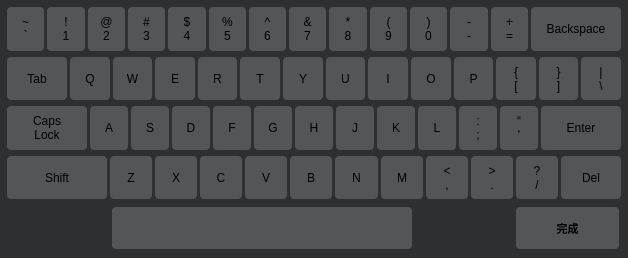
<?xml version="1.0" encoding="UTF-8"?>
<ui version="4.0">
 <class>myKeyBoard</class>
 <widget class="QDialog" name="myKeyBoard">
  <property name="geometry">
   <rect>
    <x>0</x>
    <y>0</y>
    <width>628</width>
    <height>258</height>
   </rect>
  </property>
  <property name="windowTitle">
   <string>keyboard</string>
  </property>
  <property name="styleSheet">
   <string notr="true">#myKeyBoard{
background-color: #2e2f30;
}
QPushButton{
font:bold 8pt &quot;微软雅黑&quot;;
border:2px;
border-radius:4px;
background-color: #535557;
}
QPushButton:pressed, QPushButton:checked {
background-color: rgb(171, 177, 179);
border-style: outset;
}</string>
  </property>
  <layout class="QVBoxLayout" name="verticalLayout">
   <property name="spacing">
    <number>7</number>
   </property>
   <property name="leftMargin">
    <number>7</number>
   </property>
   <property name="topMargin">
    <number>7</number>
   </property>
   <property name="rightMargin">
    <number>7</number>
   </property>
   <property name="bottomMargin">
    <number>7</number>
   </property>
   <item>
    <widget class="QFrame" name="frame_key">
     <property name="sizePolicy">
      <sizepolicy hsizetype="Preferred" vsizetype="Preferred">
       <horstretch>0</horstretch>
       <verstretch>0</verstretch>
      </sizepolicy>
     </property>
     <property name="styleSheet">
      <string notr="true"/>
     </property>
     <property name="frameShape">
      <enum>QFrame::NoFrame</enum>
     </property>
     <property name="frameShadow">
      <enum>QFrame::Raised</enum>
     </property>
     <layout class="QVBoxLayout" name="verticalLayout_2">
      <property name="leftMargin">
       <number>0</number>
      </property>
      <property name="topMargin">
       <number>0</number>
      </property>
      <property name="rightMargin">
       <number>0</number>
      </property>
      <property name="bottomMargin">
       <number>0</number>
      </property>
      <item>
       <widget class="QFrame" name="frame_Title">
        <property name="styleSheet">
         <string notr="true"/>
        </property>
        <property name="frameShape">
         <enum>QFrame::NoFrame</enum>
        </property>
        <property name="frameShadow">
         <enum>QFrame::Raised</enum>
        </property>
        <layout class="QHBoxLayout" name="horizontalLayout_7">
         <property name="spacing">
          <number>3</number>
         </property>
         <property name="leftMargin">
          <number>0</number>
         </property>
         <property name="topMargin">
          <number>0</number>
         </property>
         <property name="rightMargin">
          <number>0</number>
         </property>
         <property name="bottomMargin">
          <number>0</number>
         </property>
         <item>
          <widget class="QPushButton" name="btn_wave">
           <property name="sizePolicy">
            <sizepolicy hsizetype="Minimum" vsizetype="Minimum">
             <horstretch>0</horstretch>
             <verstretch>0</verstretch>
            </sizepolicy>
           </property>
           <property name="minimumSize">
            <size>
             <width>37</width>
             <height>37</height>
            </size>
           </property>
           <property name="text">
            <string>~
`</string>
           </property>
          </widget>
         </item>
         <item>
          <widget class="QPushButton" name="btn_1">
           <property name="sizePolicy">
            <sizepolicy hsizetype="Minimum" vsizetype="Minimum">
             <horstretch>0</horstretch>
             <verstretch>0</verstretch>
            </sizepolicy>
           </property>
           <property name="minimumSize">
            <size>
             <width>37</width>
             <height>37</height>
            </size>
           </property>
           <property name="text">
            <string>!
1</string>
           </property>
          </widget>
         </item>
         <item>
          <widget class="QPushButton" name="btn_2">
           <property name="sizePolicy">
            <sizepolicy hsizetype="Minimum" vsizetype="Minimum">
             <horstretch>0</horstretch>
             <verstretch>0</verstretch>
            </sizepolicy>
           </property>
           <property name="minimumSize">
            <size>
             <width>37</width>
             <height>37</height>
            </size>
           </property>
           <property name="text">
            <string>@
2</string>
           </property>
          </widget>
         </item>
         <item>
          <widget class="QPushButton" name="btn_3">
           <property name="sizePolicy">
            <sizepolicy hsizetype="Minimum" vsizetype="Minimum">
             <horstretch>0</horstretch>
             <verstretch>0</verstretch>
            </sizepolicy>
           </property>
           <property name="minimumSize">
            <size>
             <width>37</width>
             <height>37</height>
            </size>
           </property>
           <property name="text">
            <string>#
3</string>
           </property>
          </widget>
         </item>
         <item>
          <widget class="QPushButton" name="btn_4">
           <property name="sizePolicy">
            <sizepolicy hsizetype="Minimum" vsizetype="Minimum">
             <horstretch>0</horstretch>
             <verstretch>0</verstretch>
            </sizepolicy>
           </property>
           <property name="minimumSize">
            <size>
             <width>37</width>
             <height>37</height>
            </size>
           </property>
           <property name="text">
            <string>$
4</string>
           </property>
          </widget>
         </item>
         <item>
          <widget class="QPushButton" name="btn_5">
           <property name="sizePolicy">
            <sizepolicy hsizetype="Minimum" vsizetype="Minimum">
             <horstretch>0</horstretch>
             <verstretch>0</verstretch>
            </sizepolicy>
           </property>
           <property name="minimumSize">
            <size>
             <width>37</width>
             <height>37</height>
            </size>
           </property>
           <property name="text">
            <string>%
5</string>
           </property>
          </widget>
         </item>
         <item>
          <widget class="QPushButton" name="btn_6">
           <property name="sizePolicy">
            <sizepolicy hsizetype="Minimum" vsizetype="Minimum">
             <horstretch>0</horstretch>
             <verstretch>0</verstretch>
            </sizepolicy>
           </property>
           <property name="minimumSize">
            <size>
             <width>37</width>
             <height>37</height>
            </size>
           </property>
           <property name="text">
            <string>^
6</string>
           </property>
          </widget>
         </item>
         <item>
          <widget class="QPushButton" name="btn_7">
           <property name="sizePolicy">
            <sizepolicy hsizetype="Minimum" vsizetype="Minimum">
             <horstretch>0</horstretch>
             <verstretch>0</verstretch>
            </sizepolicy>
           </property>
           <property name="minimumSize">
            <size>
             <width>37</width>
             <height>37</height>
            </size>
           </property>
           <property name="text">
            <string>&amp;&amp;
7</string>
           </property>
          </widget>
         </item>
         <item>
          <widget class="QPushButton" name="btn_8">
           <property name="sizePolicy">
            <sizepolicy hsizetype="Minimum" vsizetype="Minimum">
             <horstretch>0</horstretch>
             <verstretch>0</verstretch>
            </sizepolicy>
           </property>
           <property name="minimumSize">
            <size>
             <width>37</width>
             <height>37</height>
            </size>
           </property>
           <property name="text">
            <string>*
8</string>
           </property>
          </widget>
         </item>
         <item>
          <widget class="QPushButton" name="btn_9">
           <property name="sizePolicy">
            <sizepolicy hsizetype="Minimum" vsizetype="Minimum">
             <horstretch>0</horstretch>
             <verstretch>0</verstretch>
            </sizepolicy>
           </property>
           <property name="minimumSize">
            <size>
             <width>37</width>
             <height>37</height>
            </size>
           </property>
           <property name="text">
            <string>(
9</string>
           </property>
          </widget>
         </item>
         <item>
          <widget class="QPushButton" name="btn_0">
           <property name="sizePolicy">
            <sizepolicy hsizetype="Minimum" vsizetype="Minimum">
             <horstretch>0</horstretch>
             <verstretch>0</verstretch>
            </sizepolicy>
           </property>
           <property name="minimumSize">
            <size>
             <width>37</width>
             <height>37</height>
            </size>
           </property>
           <property name="text">
            <string>)
0</string>
           </property>
          </widget>
         </item>
         <item>
          <widget class="QPushButton" name="btn_sub">
           <property name="sizePolicy">
            <sizepolicy hsizetype="Minimum" vsizetype="Minimum">
             <horstretch>0</horstretch>
             <verstretch>0</verstretch>
            </sizepolicy>
           </property>
           <property name="minimumSize">
            <size>
             <width>37</width>
             <height>37</height>
            </size>
           </property>
           <property name="text">
            <string>-
-</string>
           </property>
          </widget>
         </item>
         <item>
          <widget class="QPushButton" name="btn_add">
           <property name="sizePolicy">
            <sizepolicy hsizetype="Minimum" vsizetype="Minimum">
             <horstretch>0</horstretch>
             <verstretch>0</verstretch>
            </sizepolicy>
           </property>
           <property name="minimumSize">
            <size>
             <width>37</width>
             <height>37</height>
            </size>
           </property>
           <property name="text">
            <string>+
=</string>
           </property>
          </widget>
         </item>
         <item>
          <widget class="QPushButton" name="btn_backspace">
           <property name="sizePolicy">
            <sizepolicy hsizetype="Minimum" vsizetype="Minimum">
             <horstretch>0</horstretch>
             <verstretch>0</verstretch>
            </sizepolicy>
           </property>
           <property name="minimumSize">
            <size>
             <width>90</width>
             <height>42</height>
            </size>
           </property>
           <property name="text">
            <string>Backspace</string>
           </property>
          </widget>
         </item>
        </layout>
       </widget>
      </item>
      <item>
       <widget class="QFrame" name="frame_8">
        <property name="styleSheet">
         <string notr="true"/>
        </property>
        <property name="frameShape">
         <enum>QFrame::NoFrame</enum>
        </property>
        <property name="frameShadow">
         <enum>QFrame::Raised</enum>
        </property>
        <layout class="QHBoxLayout" name="horizontalLayout_2">
         <property name="spacing">
          <number>3</number>
         </property>
         <property name="leftMargin">
          <number>0</number>
         </property>
         <property name="topMargin">
          <number>0</number>
         </property>
         <property name="rightMargin">
          <number>0</number>
         </property>
         <property name="bottomMargin">
          <number>0</number>
         </property>
         <item>
          <widget class="QPushButton" name="btn_tab">
           <property name="sizePolicy">
            <sizepolicy hsizetype="Preferred" vsizetype="Preferred">
             <horstretch>0</horstretch>
             <verstretch>0</verstretch>
            </sizepolicy>
           </property>
           <property name="minimumSize">
            <size>
             <width>60</width>
             <height>40</height>
            </size>
           </property>
           <property name="text">
            <string>Tab</string>
           </property>
          </widget>
         </item>
         <item>
          <widget class="QPushButton" name="q_btn">
           <property name="sizePolicy">
            <sizepolicy hsizetype="Minimum" vsizetype="Minimum">
             <horstretch>0</horstretch>
             <verstretch>0</verstretch>
            </sizepolicy>
           </property>
           <property name="minimumSize">
            <size>
             <width>37</width>
             <height>37</height>
            </size>
           </property>
           <property name="text">
            <string>Q</string>
           </property>
           <property name="flat">
            <bool>false</bool>
           </property>
          </widget>
         </item>
         <item>
          <widget class="QPushButton" name="w_btn">
           <property name="sizePolicy">
            <sizepolicy hsizetype="Minimum" vsizetype="Minimum">
             <horstretch>0</horstretch>
             <verstretch>0</verstretch>
            </sizepolicy>
           </property>
           <property name="minimumSize">
            <size>
             <width>37</width>
             <height>37</height>
            </size>
           </property>
           <property name="text">
            <string>W</string>
           </property>
          </widget>
         </item>
         <item>
          <widget class="QPushButton" name="e_btn">
           <property name="sizePolicy">
            <sizepolicy hsizetype="Minimum" vsizetype="Minimum">
             <horstretch>0</horstretch>
             <verstretch>0</verstretch>
            </sizepolicy>
           </property>
           <property name="minimumSize">
            <size>
             <width>37</width>
             <height>37</height>
            </size>
           </property>
           <property name="text">
            <string>E</string>
           </property>
          </widget>
         </item>
         <item>
          <widget class="QPushButton" name="r_btn">
           <property name="sizePolicy">
            <sizepolicy hsizetype="Minimum" vsizetype="Minimum">
             <horstretch>0</horstretch>
             <verstretch>0</verstretch>
            </sizepolicy>
           </property>
           <property name="minimumSize">
            <size>
             <width>37</width>
             <height>37</height>
            </size>
           </property>
           <property name="text">
            <string>R</string>
           </property>
          </widget>
         </item>
         <item>
          <widget class="QPushButton" name="t_btn">
           <property name="sizePolicy">
            <sizepolicy hsizetype="Minimum" vsizetype="Minimum">
             <horstretch>0</horstretch>
             <verstretch>0</verstretch>
            </sizepolicy>
           </property>
           <property name="minimumSize">
            <size>
             <width>37</width>
             <height>37</height>
            </size>
           </property>
           <property name="text">
            <string>T</string>
           </property>
          </widget>
         </item>
         <item>
          <widget class="QPushButton" name="y_btn">
           <property name="sizePolicy">
            <sizepolicy hsizetype="Minimum" vsizetype="Minimum">
             <horstretch>0</horstretch>
             <verstretch>0</verstretch>
            </sizepolicy>
           </property>
           <property name="minimumSize">
            <size>
             <width>37</width>
             <height>37</height>
            </size>
           </property>
           <property name="text">
            <string>Y</string>
           </property>
          </widget>
         </item>
         <item>
          <widget class="QPushButton" name="u_btn">
           <property name="sizePolicy">
            <sizepolicy hsizetype="Minimum" vsizetype="Minimum">
             <horstretch>0</horstretch>
             <verstretch>0</verstretch>
            </sizepolicy>
           </property>
           <property name="minimumSize">
            <size>
             <width>37</width>
             <height>37</height>
            </size>
           </property>
           <property name="text">
            <string>U</string>
           </property>
          </widget>
         </item>
         <item>
          <widget class="QPushButton" name="i_btn">
           <property name="sizePolicy">
            <sizepolicy hsizetype="Minimum" vsizetype="Minimum">
             <horstretch>0</horstretch>
             <verstretch>0</verstretch>
            </sizepolicy>
           </property>
           <property name="minimumSize">
            <size>
             <width>37</width>
             <height>37</height>
            </size>
           </property>
           <property name="text">
            <string>I</string>
           </property>
          </widget>
         </item>
         <item>
          <widget class="QPushButton" name="o_btn">
           <property name="sizePolicy">
            <sizepolicy hsizetype="Minimum" vsizetype="Minimum">
             <horstretch>0</horstretch>
             <verstretch>0</verstretch>
            </sizepolicy>
           </property>
           <property name="minimumSize">
            <size>
             <width>37</width>
             <height>37</height>
            </size>
           </property>
           <property name="text">
            <string>O</string>
           </property>
          </widget>
         </item>
         <item>
          <widget class="QPushButton" name="p_btn">
           <property name="sizePolicy">
            <sizepolicy hsizetype="Minimum" vsizetype="Minimum">
             <horstretch>0</horstretch>
             <verstretch>0</verstretch>
            </sizepolicy>
           </property>
           <property name="minimumSize">
            <size>
             <width>37</width>
             <height>37</height>
            </size>
           </property>
           <property name="text">
            <string>P</string>
           </property>
          </widget>
         </item>
         <item>
          <widget class="QPushButton" name="btn_bracket_left">
           <property name="sizePolicy">
            <sizepolicy hsizetype="Minimum" vsizetype="Minimum">
             <horstretch>0</horstretch>
             <verstretch>0</verstretch>
            </sizepolicy>
           </property>
           <property name="minimumSize">
            <size>
             <width>37</width>
             <height>37</height>
            </size>
           </property>
           <property name="text">
            <string>{
[</string>
           </property>
          </widget>
         </item>
         <item>
          <widget class="QPushButton" name="btn_bracket_right">
           <property name="sizePolicy">
            <sizepolicy hsizetype="Minimum" vsizetype="Minimum">
             <horstretch>0</horstretch>
             <verstretch>0</verstretch>
            </sizepolicy>
           </property>
           <property name="minimumSize">
            <size>
             <width>37</width>
             <height>37</height>
            </size>
           </property>
           <property name="text">
            <string>}
]</string>
           </property>
          </widget>
         </item>
         <item>
          <widget class="QPushButton" name="btn_split_right">
           <property name="sizePolicy">
            <sizepolicy hsizetype="Minimum" vsizetype="Minimum">
             <horstretch>0</horstretch>
             <verstretch>0</verstretch>
            </sizepolicy>
           </property>
           <property name="minimumSize">
            <size>
             <width>37</width>
             <height>37</height>
            </size>
           </property>
           <property name="text">
            <string>|
\</string>
           </property>
          </widget>
         </item>
        </layout>
       </widget>
      </item>
      <item>
       <widget class="QFrame" name="frame_9">
        <property name="styleSheet">
         <string notr="true"/>
        </property>
        <property name="frameShape">
         <enum>QFrame::NoFrame</enum>
        </property>
        <property name="frameShadow">
         <enum>QFrame::Raised</enum>
        </property>
        <layout class="QHBoxLayout" name="horizontalLayout_4">
         <property name="spacing">
          <number>3</number>
         </property>
         <property name="leftMargin">
          <number>0</number>
         </property>
         <property name="topMargin">
          <number>0</number>
         </property>
         <property name="rightMargin">
          <number>0</number>
         </property>
         <property name="bottomMargin">
          <number>0</number>
         </property>
         <item>
          <widget class="QPushButton" name="btn_capslk">
           <property name="sizePolicy">
            <sizepolicy hsizetype="Minimum" vsizetype="Minimum">
             <horstretch>0</horstretch>
             <verstretch>0</verstretch>
            </sizepolicy>
           </property>
           <property name="minimumSize">
            <size>
             <width>80</width>
             <height>42</height>
            </size>
           </property>
           <property name="text">
            <string>Caps
Lock</string>
           </property>
          </widget>
         </item>
         <item>
          <widget class="QPushButton" name="a_btn">
           <property name="sizePolicy">
            <sizepolicy hsizetype="Minimum" vsizetype="Minimum">
             <horstretch>0</horstretch>
             <verstretch>0</verstretch>
            </sizepolicy>
           </property>
           <property name="minimumSize">
            <size>
             <width>37</width>
             <height>37</height>
            </size>
           </property>
           <property name="text">
            <string>A</string>
           </property>
          </widget>
         </item>
         <item>
          <widget class="QPushButton" name="s_btn">
           <property name="sizePolicy">
            <sizepolicy hsizetype="Minimum" vsizetype="Minimum">
             <horstretch>0</horstretch>
             <verstretch>0</verstretch>
            </sizepolicy>
           </property>
           <property name="minimumSize">
            <size>
             <width>37</width>
             <height>37</height>
            </size>
           </property>
           <property name="text">
            <string>S</string>
           </property>
          </widget>
         </item>
         <item>
          <widget class="QPushButton" name="d_btn">
           <property name="sizePolicy">
            <sizepolicy hsizetype="Minimum" vsizetype="Minimum">
             <horstretch>0</horstretch>
             <verstretch>0</verstretch>
            </sizepolicy>
           </property>
           <property name="minimumSize">
            <size>
             <width>37</width>
             <height>37</height>
            </size>
           </property>
           <property name="text">
            <string>D</string>
           </property>
          </widget>
         </item>
         <item>
          <widget class="QPushButton" name="f_btn">
           <property name="sizePolicy">
            <sizepolicy hsizetype="Minimum" vsizetype="Minimum">
             <horstretch>0</horstretch>
             <verstretch>0</verstretch>
            </sizepolicy>
           </property>
           <property name="minimumSize">
            <size>
             <width>37</width>
             <height>37</height>
            </size>
           </property>
           <property name="text">
            <string>F</string>
           </property>
          </widget>
         </item>
         <item>
          <widget class="QPushButton" name="g_btn">
           <property name="sizePolicy">
            <sizepolicy hsizetype="Minimum" vsizetype="Minimum">
             <horstretch>0</horstretch>
             <verstretch>0</verstretch>
            </sizepolicy>
           </property>
           <property name="minimumSize">
            <size>
             <width>37</width>
             <height>37</height>
            </size>
           </property>
           <property name="text">
            <string>G</string>
           </property>
          </widget>
         </item>
         <item>
          <widget class="QPushButton" name="h_btn">
           <property name="sizePolicy">
            <sizepolicy hsizetype="Minimum" vsizetype="Minimum">
             <horstretch>0</horstretch>
             <verstretch>0</verstretch>
            </sizepolicy>
           </property>
           <property name="minimumSize">
            <size>
             <width>37</width>
             <height>37</height>
            </size>
           </property>
           <property name="text">
            <string>H</string>
           </property>
          </widget>
         </item>
         <item>
          <widget class="QPushButton" name="j_btn">
           <property name="sizePolicy">
            <sizepolicy hsizetype="Minimum" vsizetype="Minimum">
             <horstretch>0</horstretch>
             <verstretch>0</verstretch>
            </sizepolicy>
           </property>
           <property name="minimumSize">
            <size>
             <width>37</width>
             <height>37</height>
            </size>
           </property>
           <property name="text">
            <string>J</string>
           </property>
          </widget>
         </item>
         <item>
          <widget class="QPushButton" name="k_btn">
           <property name="sizePolicy">
            <sizepolicy hsizetype="Minimum" vsizetype="Minimum">
             <horstretch>0</horstretch>
             <verstretch>0</verstretch>
            </sizepolicy>
           </property>
           <property name="minimumSize">
            <size>
             <width>37</width>
             <height>37</height>
            </size>
           </property>
           <property name="text">
            <string>K</string>
           </property>
          </widget>
         </item>
         <item>
          <widget class="QPushButton" name="l_btn">
           <property name="sizePolicy">
            <sizepolicy hsizetype="Minimum" vsizetype="Minimum">
             <horstretch>0</horstretch>
             <verstretch>0</verstretch>
            </sizepolicy>
           </property>
           <property name="minimumSize">
            <size>
             <width>37</width>
             <height>37</height>
            </size>
           </property>
           <property name="text">
            <string>L</string>
           </property>
          </widget>
         </item>
         <item>
          <widget class="QPushButton" name="btn_semicolon">
           <property name="sizePolicy">
            <sizepolicy hsizetype="Minimum" vsizetype="Minimum">
             <horstretch>0</horstretch>
             <verstretch>0</verstretch>
            </sizepolicy>
           </property>
           <property name="minimumSize">
            <size>
             <width>37</width>
             <height>37</height>
            </size>
           </property>
           <property name="text">
            <string>:
;</string>
           </property>
          </widget>
         </item>
         <item>
          <widget class="QPushButton" name="btn_quotation">
           <property name="sizePolicy">
            <sizepolicy hsizetype="Minimum" vsizetype="Minimum">
             <horstretch>0</horstretch>
             <verstretch>0</verstretch>
            </sizepolicy>
           </property>
           <property name="minimumSize">
            <size>
             <width>37</width>
             <height>37</height>
            </size>
           </property>
           <property name="text">
            <string>“
'</string>
           </property>
          </widget>
         </item>
         <item>
          <widget class="QPushButton" name="btn_enter">
           <property name="sizePolicy">
            <sizepolicy hsizetype="Minimum" vsizetype="Minimum">
             <horstretch>0</horstretch>
             <verstretch>0</verstretch>
            </sizepolicy>
           </property>
           <property name="minimumSize">
            <size>
             <width>80</width>
             <height>42</height>
            </size>
           </property>
           <property name="text">
            <string>Enter</string>
           </property>
          </widget>
         </item>
        </layout>
       </widget>
      </item>
      <item>
       <widget class="QFrame" name="frame_10">
        <property name="styleSheet">
         <string notr="true"/>
        </property>
        <property name="frameShape">
         <enum>QFrame::NoFrame</enum>
        </property>
        <property name="frameShadow">
         <enum>QFrame::Raised</enum>
        </property>
        <layout class="QHBoxLayout" name="horizontalLayout_5">
         <property name="spacing">
          <number>3</number>
         </property>
         <property name="leftMargin">
          <number>0</number>
         </property>
         <property name="topMargin">
          <number>0</number>
         </property>
         <property name="rightMargin">
          <number>0</number>
         </property>
         <property name="bottomMargin">
          <number>0</number>
         </property>
         <item>
          <widget class="QPushButton" name="btn_shift">
           <property name="sizePolicy">
            <sizepolicy hsizetype="Minimum" vsizetype="Minimum">
             <horstretch>0</horstretch>
             <verstretch>0</verstretch>
            </sizepolicy>
           </property>
           <property name="minimumSize">
            <size>
             <width>100</width>
             <height>42</height>
            </size>
           </property>
           <property name="text">
            <string>Shift</string>
           </property>
          </widget>
         </item>
         <item>
          <widget class="QPushButton" name="z_btn">
           <property name="sizePolicy">
            <sizepolicy hsizetype="Minimum" vsizetype="Minimum">
             <horstretch>0</horstretch>
             <verstretch>0</verstretch>
            </sizepolicy>
           </property>
           <property name="minimumSize">
            <size>
             <width>37</width>
             <height>37</height>
            </size>
           </property>
           <property name="text">
            <string>Z</string>
           </property>
          </widget>
         </item>
         <item>
          <widget class="QPushButton" name="x_btn">
           <property name="sizePolicy">
            <sizepolicy hsizetype="Minimum" vsizetype="Minimum">
             <horstretch>0</horstretch>
             <verstretch>0</verstretch>
            </sizepolicy>
           </property>
           <property name="minimumSize">
            <size>
             <width>37</width>
             <height>37</height>
            </size>
           </property>
           <property name="text">
            <string>X</string>
           </property>
          </widget>
         </item>
         <item>
          <widget class="QPushButton" name="c_btn">
           <property name="sizePolicy">
            <sizepolicy hsizetype="Minimum" vsizetype="Minimum">
             <horstretch>0</horstretch>
             <verstretch>0</verstretch>
            </sizepolicy>
           </property>
           <property name="minimumSize">
            <size>
             <width>37</width>
             <height>37</height>
            </size>
           </property>
           <property name="styleSheet">
            <string notr="true"/>
           </property>
           <property name="text">
            <string>C</string>
           </property>
          </widget>
         </item>
         <item>
          <widget class="QPushButton" name="v_btn">
           <property name="sizePolicy">
            <sizepolicy hsizetype="Minimum" vsizetype="Minimum">
             <horstretch>0</horstretch>
             <verstretch>0</verstretch>
            </sizepolicy>
           </property>
           <property name="minimumSize">
            <size>
             <width>37</width>
             <height>37</height>
            </size>
           </property>
           <property name="text">
            <string>V</string>
           </property>
          </widget>
         </item>
         <item>
          <widget class="QPushButton" name="b_btn">
           <property name="sizePolicy">
            <sizepolicy hsizetype="Minimum" vsizetype="Minimum">
             <horstretch>0</horstretch>
             <verstretch>0</verstretch>
            </sizepolicy>
           </property>
           <property name="minimumSize">
            <size>
             <width>37</width>
             <height>37</height>
            </size>
           </property>
           <property name="text">
            <string>B</string>
           </property>
          </widget>
         </item>
         <item>
          <widget class="QPushButton" name="n_btn">
           <property name="sizePolicy">
            <sizepolicy hsizetype="Minimum" vsizetype="Minimum">
             <horstretch>0</horstretch>
             <verstretch>0</verstretch>
            </sizepolicy>
           </property>
           <property name="minimumSize">
            <size>
             <width>37</width>
             <height>37</height>
            </size>
           </property>
           <property name="text">
            <string>N</string>
           </property>
          </widget>
         </item>
         <item>
          <widget class="QPushButton" name="m_btn">
           <property name="sizePolicy">
            <sizepolicy hsizetype="Minimum" vsizetype="Minimum">
             <horstretch>0</horstretch>
             <verstretch>0</verstretch>
            </sizepolicy>
           </property>
           <property name="minimumSize">
            <size>
             <width>37</width>
             <height>37</height>
            </size>
           </property>
           <property name="text">
            <string>M</string>
           </property>
          </widget>
         </item>
         <item>
          <widget class="QPushButton" name="btn_Comma">
           <property name="sizePolicy">
            <sizepolicy hsizetype="Minimum" vsizetype="Minimum">
             <horstretch>0</horstretch>
             <verstretch>0</verstretch>
            </sizepolicy>
           </property>
           <property name="minimumSize">
            <size>
             <width>37</width>
             <height>37</height>
            </size>
           </property>
           <property name="text">
            <string>&lt;
,</string>
           </property>
          </widget>
         </item>
         <item>
          <widget class="QPushButton" name="btn_Period">
           <property name="sizePolicy">
            <sizepolicy hsizetype="Minimum" vsizetype="Minimum">
             <horstretch>0</horstretch>
             <verstretch>0</verstretch>
            </sizepolicy>
           </property>
           <property name="minimumSize">
            <size>
             <width>37</width>
             <height>37</height>
            </size>
           </property>
           <property name="text">
            <string>&gt;
.</string>
           </property>
          </widget>
         </item>
         <item>
          <widget class="QPushButton" name="btn_split_left">
           <property name="sizePolicy">
            <sizepolicy hsizetype="Minimum" vsizetype="Minimum">
             <horstretch>0</horstretch>
             <verstretch>0</verstretch>
            </sizepolicy>
           </property>
           <property name="minimumSize">
            <size>
             <width>37</width>
             <height>37</height>
            </size>
           </property>
           <property name="text">
            <string>?
/</string>
           </property>
          </widget>
         </item>
         <item>
          <widget class="QPushButton" name="btn_del">
           <property name="sizePolicy">
            <sizepolicy hsizetype="Minimum" vsizetype="Minimum">
             <horstretch>0</horstretch>
             <verstretch>0</verstretch>
            </sizepolicy>
           </property>
           <property name="minimumSize">
            <size>
             <width>60</width>
             <height>42</height>
            </size>
           </property>
           <property name="text">
            <string>Del</string>
           </property>
          </widget>
         </item>
        </layout>
       </widget>
      </item>
      <item>
       <widget class="QFrame" name="frame_7">
        <property name="sizePolicy">
         <sizepolicy hsizetype="Preferred" vsizetype="Preferred">
          <horstretch>0</horstretch>
          <verstretch>0</verstretch>
         </sizepolicy>
        </property>
        <property name="font">
         <font>
          <family>微软雅黑</family>
          <pointsize>14</pointsize>
          <weight>75</weight>
          <bold>true</bold>
         </font>
        </property>
        <property name="frameShape">
         <enum>QFrame::NoFrame</enum>
        </property>
        <property name="frameShadow">
         <enum>QFrame::Raised</enum>
        </property>
        <layout class="QHBoxLayout" name="horizontalLayout_6">
         <property name="spacing">
          <number>2</number>
         </property>
         <property name="leftMargin">
          <number>2</number>
         </property>
         <property name="topMargin">
          <number>2</number>
         </property>
         <property name="rightMargin">
          <number>2</number>
         </property>
         <property name="bottomMargin">
          <number>2</number>
         </property>
         <item>
          <spacer name="horizontalSpacer_2">
           <property name="orientation">
            <enum>Qt::Horizontal</enum>
           </property>
           <property name="sizeHint" stdset="0">
            <size>
             <width>40</width>
             <height>20</height>
            </size>
           </property>
          </spacer>
         </item>
         <item>
          <widget class="QPushButton" name="btn_space">
           <property name="sizePolicy">
            <sizepolicy hsizetype="MinimumExpanding" vsizetype="Minimum">
             <horstretch>0</horstretch>
             <verstretch>0</verstretch>
            </sizepolicy>
           </property>
           <property name="minimumSize">
            <size>
             <width>300</width>
             <height>42</height>
            </size>
           </property>
           <property name="text">
            <string/>
           </property>
          </widget>
         </item>
         <item>
          <spacer name="horizontalSpacer_4">
           <property name="orientation">
            <enum>Qt::Horizontal</enum>
           </property>
           <property name="sizeType">
            <enum>QSizePolicy::Expanding</enum>
           </property>
           <property name="sizeHint" stdset="0">
            <size>
             <width>40</width>
             <height>20</height>
            </size>
           </property>
          </spacer>
         </item>
         <item>
          <widget class="QPushButton" name="btn_close">
           <property name="sizePolicy">
            <sizepolicy hsizetype="Expanding" vsizetype="Minimum">
             <horstretch>0</horstretch>
             <verstretch>0</verstretch>
            </sizepolicy>
           </property>
           <property name="minimumSize">
            <size>
             <width>0</width>
             <height>42</height>
            </size>
           </property>
           <property name="maximumSize">
            <size>
             <width>180</width>
             <height>16777215</height>
            </size>
           </property>
           <property name="font">
            <font>
             <family>微软雅黑</family>
             <pointsize>8</pointsize>
             <weight>75</weight>
             <italic>false</italic>
             <bold>true</bold>
            </font>
           </property>
           <property name="text">
            <string>完成</string>
           </property>
          </widget>
         </item>
        </layout>
       </widget>
      </item>
     </layout>
    </widget>
   </item>
  </layout>
 </widget>
 <resources/>
 <connections/>
</ui>
